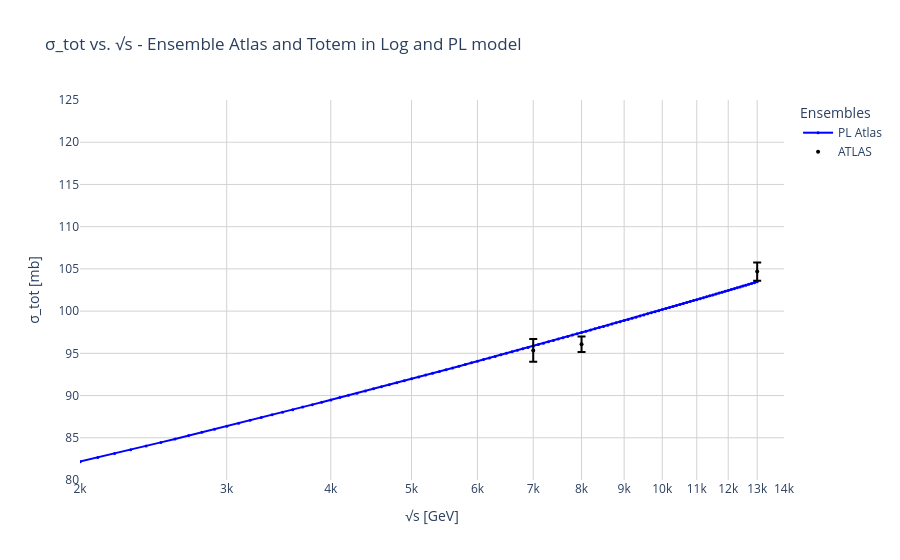

The code cell stored with this chart in its notebook:
### Code cell
# # PLOT BORN SIGMA TOT =============================================================
# # 
# # =============================================================


data_sigma_tot_atlas = pd.read_csv(
    "../../../../data/sigma_tot_2/ensemble_StRh_atlas.dat",
    delim_whitespace=True,
    header=None,
    nrows=70
)

x_sigma_tot_atlas = data_sigma_tot_atlas[0].to_numpy()
y_sigma_tot_atlas = data_sigma_tot_atlas[1].to_numpy()
y_error_sigma_tot_atlas = data_sigma_tot_atlas[2].to_numpy()

lst_born_amp = []

start_sqrt_s = 1
max_sqrt_s = 13010
step = 100

def add_total_trace(fig, x, y, color='red', label='', line_style='solid', legend=True, size = 3, width = 2):
    fig.add_trace(go.Scatter(
        x=x,
        y=y,
        mode='lines+markers',
        line=dict(color=color, width=width, dash=line_style),
        marker=dict(size=size),
        name = label, 
        showlegend=legend
    ))

def get_sigma_tot(epsilon, mg, a1, a2, mg_model):

    lst_sigma_tot = []
    lst_sqrt_s = []

    sqrt_s = start_sqrt_s

    while sqrt_s <= max_sqrt_s:
        s = sqrt_s ** 2


        integral_value = full_int(mg, a1, a2, mg_model, 0.0, sqrt_s) 

        born_amp = amp_calculation(integral_value, s, epsilon, 0)
        lst_born_amp.append(born_amp)
        
        lst_sigma_tot.append(sigma_tot(
            amp_calculation(integral_value, s, epsilon, 0), s))
        
        lst_sqrt_s.append(sqrt_s)
        sqrt_s += step
    return lst_sigma_tot, lst_sqrt_s

##-----------------------------------------------------------------------------------------------

sigma_tot_pl_atlas = get_sigma_tot(
    minuit_born.values['eps'],
    minuit_born.values['mg'],
    minuit_born.values['a1'],
    minuit_born.values['a2'],
    m2_pl
)

sigma_tot_pl_atlas_values = sigma_tot_pl_atlas[0]
lst_sqrt_s = sigma_tot_pl_atlas[1]



fig = go.Figure()

add_total_trace(fig, lst_sqrt_s, sigma_tot_pl_atlas_values, color='blue', label='PL Atlas', line_style='solid')

#-----------------------------------------------------------------------------------------------
#----

add_data_trace(fig, x_sigma_tot_atlas, y_sigma_tot_atlas, y_error_sigma_tot_atlas, name='ATLAS', show_label=True, mode='markers')

fig.update_layout(
    title = 'σ_tot vs. √s - Ensemble Atlas and Totem in Log and PL model',
    xaxis=dict(
        title='√s [GeV]',
        type='log',
        range=[np.log10(2000), np.log10(14000)],
    ),
    yaxis=dict(
        title='σ_tot [mb]',
        range=[80, 125]
    ),
    showlegend=True,
    legend=dict(
        title='Ensembles'
    ),
    plot_bgcolor='white',
    hovermode='x unified'
)
    
fig.update_xaxes(gridcolor='lightgray')
fig.update_yaxes(gridcolor='lightgray')

# fig.show(renderer="browser")

### Figure 1 — Plotly figure (JSON) as saved in the notebook; plotly's stock layout.template omitted (floating-point values rounded to 4 significant figures; data arrays with more than 128 entries replaced by an {"elided": "..."} marker saying what was removed)
{"data": [{"line": {"color": "blue", "dash": "solid", "width": 2}, "marker": {"size": 3}, "mode": "lines+markers", "name": "PL Atlas", "showlegend": true, "type": "scatter", "x": {"elided": "131 int values"}, "y": {"elided": "131 float values"}}, {"error_y": {"array": [0.195, 0.195, 0.2141, 0.53, 0.1583, 1.116, 1.116, 1.743, 0.159, 0.2011, 0.8, 0.1594, 1.116, 1.116, 0.58, 0.1598, 0.2022, 0.1604, 1.116, 1.619, 1.215, 0.161, 0.2035, 1.0, 0.162, 0.1627, 0.2339, 0.3, 0.3969, 0.25, 0.7, 0.7, 0.92, 0.55, 1.0, 0.1693, 0.1735, 0.17, 1.2, 0.2133, 0.188, 0.4077, 0.24, 0.8, 0.4, 0.2, 0.6, 0.6199, 0.4, 0.24, 0.4069, 0.8, 0.2638, 0.1723, 0.2, 0.4183, 0.35, 0.4, 0.7, 0.322, 0.4, 0.4464, 0.3177, 0.38, 0.9, 3.5, 2.0, 1.36, 0.92, 1.09], "type": "data", "visible": true}, "marker": {"color": "black", "size": 4}, "mode": "markers", "name": "ATLAS", "showlegend": true, "type": "scatter", "x": [10.25, 10.69, 11.12, 11.46, 11.54, 11.78, 13.63, 13.76, 13.76, 13.76, 13.9, 15.06, 15.19, 16.66, 16.66, 16.83, 16.83, 17.91, 18.01, 18.17, 19.22, 19.42, 19.42, 19.66, 21.26, 22.96, 23.5, 23.5, 23.5, 23.5, 23.5, 23.6, 23.76, 23.76, 23.88, 24.16, 25.29, 26.38, 27.6, 30.6, 30.6, 30.6, 30.6, 30.6, 30.6, 30.7, 30.8, 35.2, 44.7, 44.7, 44.9, 45.2, 52.8, 52.8, 52.8, 52.8, 52.8, 52.9, 53.2, 62.3, 62.4, 62.5, 62.7, 62.7, 62.8, 63.0, 200.0, 7000.0, 8000.0, 13000.0], "y": [38.43, 38.44, 38.65, 36.68, 38.28, 37.6, 37.6, 38.7, 38.46, 38.39, 38.9, 38.58, 37.6, 37.6, 38.47, 38.69, 38.62, 38.83, 37.4, 39.6, 38.5, 38.98, 38.9, 39.0, 39.24, 39.42, 39.65, 39.4, 39.13, 38.8, 38.9, 38.7, 39.21, 40.68, 39.0, 39.59, 39.69, 39.77, 40.6, 40.22, 40.11, 39.91, 40.07, 40.2, 40.1, 40.1, 40.0, 40.42, 41.7, 41.9, 41.89, 42.5, 43.01, 42.38, 42.1, 42.85, 42.71, 42.4, 42.9, 43.55, 43.1, 44.0, 43.82, 42.96, 44.1, 42.2, 51.81, 95.35, 96.07, 104.7]}], "layout": {"hovermode": "x unified", "legend": {"title": {"text": "Ensembles"}}, "plot_bgcolor": "white", "showlegend": true, "title": {"text": "σ_tot vs. √s - Ensemble Atlas and Totem in Log and PL model"}, "xaxis": {"gridcolor": "lightgray", "range": [3.301, 4.146], "title": {"text": "√s [GeV]"}, "type": "log"}, "yaxis": {"gridcolor": "lightgray", "range": [80, 125], "title": {"text": "σ_tot [mb]"}}}}
